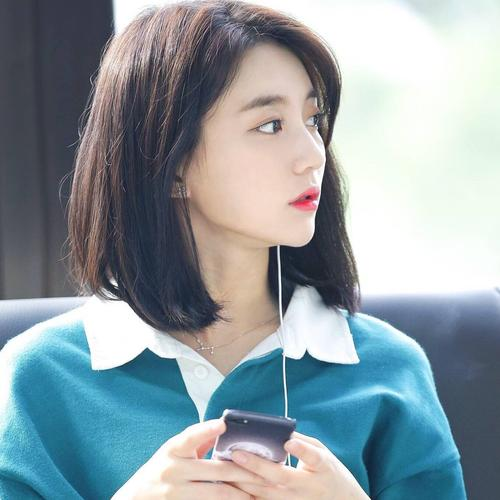
#> input picture opencv/img/girl1.jpg, 500 x 500 px
$ python helloOpenCV.py
#> lines starting #> are read from the running program, lines starting #| are printed output that depends on the picture; after the words box and inside, x2 and y2 are one past the last pixel; in counts of white or black regions, pixels touching at a corner belong together
#coding:utf-8
import cv2

# 读取照片
img = cv2.imread(r"./img/girl1.jpg")
#> img is the input picture: shape (500, 500, 3); mean B, G, R 161.8, 155.2, 141.6
# 照片的大小
print(img.shape)
#| (500, 500, 3)
# 灰色
img_gray = cv2.cvtColor(img,cv2.COLOR_BGR2GRAY)
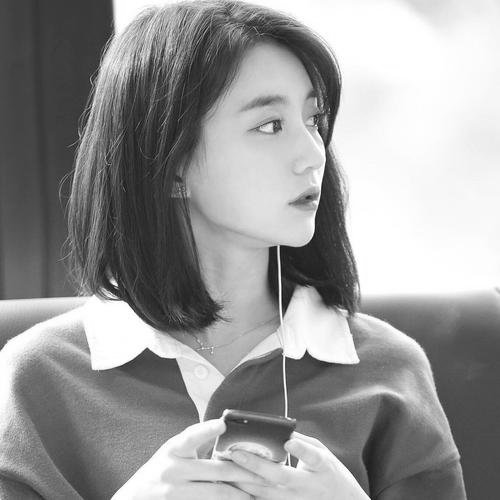
#> img_gray: shape (500, 500); min 16, max 255, mean 151.9

# 以灰度图像方式读取图片数据（二维数组）
img_gray_read = cv2.imread("./img/girl1.jpg",cv2.IMREAD_GRAYSCALE)
#> img_gray_read: shape (500, 500); min 16, max 255, mean 151.9

rt,img_threshold = cv2.threshold(img_gray,127,255,cv2.THRESH_BINARY)
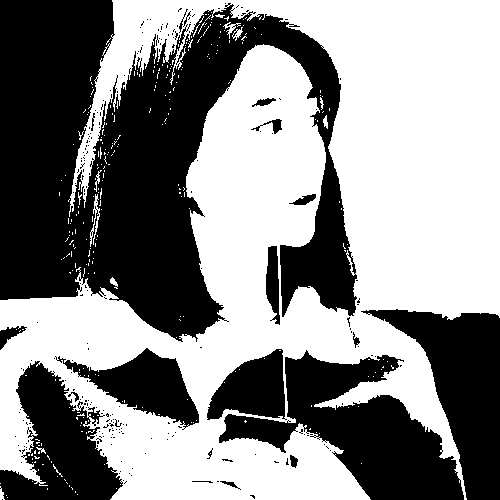
#> img_threshold: shape (500, 500); 54.2% white; 236 black regions (216 under 20 px), largest, box (x1, y1, x2, y2) and area: (0, 0, 357, 342) 67012, (219, 350, 464, 500) 15997, (361, 309, 500, 500) 11528


pixel = img[100,100]  #[57 63 68],获取(100,100)处的像素值
#> pixel = [146, 151, 176]
print(pixel)
#| [146 151 176]
img[100,100]=[57,63,99] #设置像素值
#> img: shape (500, 500, 3); under 0.01% of pixels changed, all inside (x1, y1, x2, y2) = (100, 100, 101, 101)
b = img[100,100,0]    #57, 获取(100,100)处，blue通道像素值
#> b = 57
g = img[100,100,1]    #63
#> g = 63
r = img[100,100,2]      #68
#> r = 99
r = img[100,100,2]=99    #设置red通道值
print(pixel)
#| [57 63 99]

cv2.imshow("img",img)
cv2.imshow("thre",img_threshold)
cv2.imshow("img_gray",img_gray)
cv2.imshow("img_gray_read",img_gray_read)
cv2.imshow("IMage",img[:100,:200])  # 取前100行，前200列的像素作为图像展示
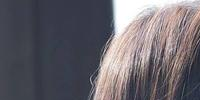
#> window 'IMage': shape (100, 200, 3); mean B, G, R 107.7, 100.6, 104.9

key = cv2.waitKey(0)
#> (key Esc is pressed here)
if key==27: #按esc键时，关闭所有窗口
    print(key)
    cv2.destroyAllWindows()


cv2.imwrite(r"./out/girl1.jpg",img_threshold)
